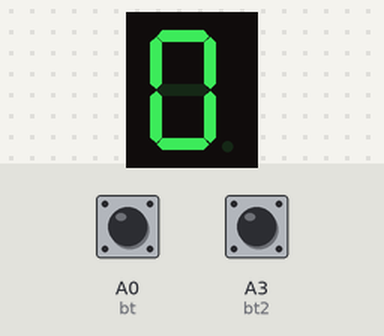
Bench run of a sketch on a simulated Arduino Uno, built with avr-gcc and run on an emulated ATmega328P. Shown: 1-digit seven-segment display. Wiring (inferred from the names in the program): 1-digit 7-segment display, segments lit when HIGH: segments pin 1, pin 2, pin 3, pin 4, pin 5, pin 6, pin 7, pin 0. The inputs (shaded band) are chosen by the test bench; at power-on: A0 (bt) HIGH, A3 (bt2) HIGH. EEPROM starts erased; the segment pins are drawn as the display they are named for.

Above: at 1.4 s.
1.5 s: A0 (bt) pulled LOW for 1 s
At 2.8 s:
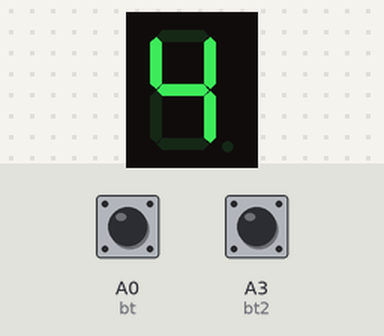
4.0 s: A0 (bt) pulled LOW for 0.15 s
At 4.7 s:
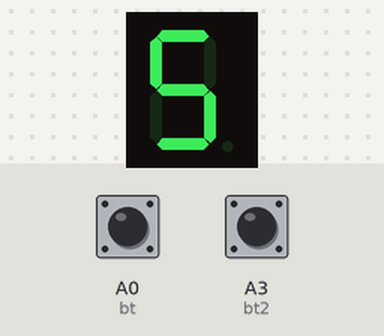
5.6 s: A3 (bt2) pulled LOW for 3.2 s
At 5.97 s:
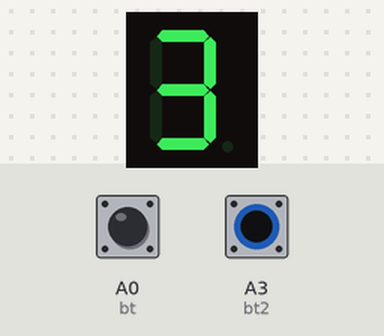
Timing chart, 0 to 8.6 s (numbered marks = the images above; inputs shaded):
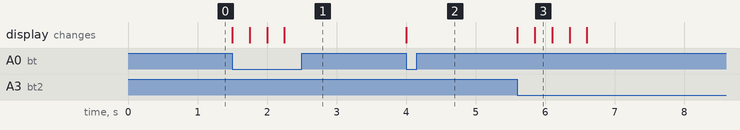

The sketch:

Display_crescente.ino
```cpp
#include <EEPROM.h>

/* Display crescente e decrescente de 7 segmentos. */

int contador;
int segA=1;
int segB=2;
int segC=3;
int segD=4;
int segE=5;
int segF=6;
int segG=7;
int segPD=0;
int bt=A0;
int bt2=A3;
int Delay=250;

void setup() {

 pinMode (segA,OUTPUT);
 pinMode (segB,OUTPUT);
 pinMode (segC,OUTPUT);
 pinMode (segD,OUTPUT);
 pinMode (segE,OUTPUT);
 pinMode (segF,OUTPUT);
 pinMode (segG,OUTPUT);
 pinMode (segPD,OUTPUT);
 pinMode (bt,INPUT_PULLUP);
 pinMode (bt2,INPUT_PULLUP);
 contador=EEPROM.read (0);
 if (contador==0xFF) contador=0;
 atualiza();
}


void loop() {

 //incrementa bt1
  if (digitalRead(bt)==0 && contador<9){
 contador++;
                                                                      //Salvar na EEPROM  EEPROM.write (end.,valor);
 EEPROM.write(0,contador);
 atualiza();
  }

  //decrementa bt2
 if (digitalRead(bt2)==0 && contador>0){
   contador--;
   EEPROM.write(0,contador);
 atualiza();
 }


}

    void atualiza(){
         if (contador==0) zero();
         if (contador==1) one();
         if (contador==2) two();
         if (contador==3) three();
         if (contador==4) four();
         if (contador==5) five();
         if (contador==6) six();
         if (contador==7) seven();
         if (contador==8) eight();
         if (contador==9) nine();
    }


 //Number 0
    void zero(){
  digitalWrite (segA,1);
 digitalWrite (segB,1);
 digitalWrite (segC,1);
 digitalWrite (segD,1);
 digitalWrite (segE,1);
 digitalWrite (segF,1);
 digitalWrite (segG,0);
 digitalWrite (segPD,0);
   delay (Delay);
    }

   //Number 1
   void one(){
 digitalWrite (segA,0);
 digitalWrite (segB,1);
 digitalWrite (segC,1);
 digitalWrite (segD,0);
 digitalWrite (segE,0);
 digitalWrite (segF,0);
 digitalWrite (segG,0);
 digitalWrite (segPD,0);
   delay (Delay);
   }

 //Number 2
   void two(){
 digitalWrite (segA,1);
 digitalWrite (segB,1);
 digitalWrite (segC,0);
 digitalWrite (segD,1);
 digitalWrite (segE,1);
 digitalWrite (segF,0);
 digitalWrite (segG,1);
 digitalWrite (segPD,0);
   delay (Delay);
   }

  //Number 3
   void three(){
 digitalWrite (segA,1);
 digitalWrite (segB,1);
 digitalWrite (segC,1);
 digitalWrite (segD,1);
 digitalWrite (segE,0);
 digitalWrite (segF,0);
 digitalWrite (segG,1);
 digitalWrite (segPD,0);
   delay (Delay);
   }

 //Number 4
   void four(){
 digitalWrite (segA,0);
 digitalWrite (segB,1);
 digitalWrite (segC,1);
 digitalWrite (segD,0);
 digitalWrite (segE,0);
 digitalWrite (segF,1);
 digitalWrite (segG,1);
 digitalWrite (segPD,0);
   delay (Delay);
   }

   //Number 5
   void five(){
 digitalWrite (segA,1);
 digitalWrite (segB,0);
 digitalWrite (segC,1);
 digitalWrite (segD,1);
 digitalWrite (segE,0);
 digitalWrite (segF,1);
 digitalWrite (segG,1);
 digitalWrite (segPD,0);
   delay (Delay);
   }

   //Number 6
  void six(){
 digitalWrite (segA,1);
 digitalWrite (segB,0);
 digitalWrite (segC,1);
 digitalWrite (segD,1);
 digitalWrite (segE,1);
 digitalWrite (segF,1);
 digitalWrite (segG,1);
 digitalWrite (segPD,0);
   delay (Delay);
  }

   //Number 7
  void seven(){
 digitalWrite (segA,1);
 digitalWrite (segB,1);
 digitalWrite (segC,1);
 digitalWrite (segD,0);
 digitalWrite (segE,0);
 digitalWrite (segF,0);
 digitalWrite (segG,0);
 digitalWrite (segPD,0);
   delay (Delay);
  }

   //Number 8
  void eight(){
 digitalWrite (segA,1);
 digitalWrite (segB,1);
 digitalWrite (segC,1);
 digitalWrite (segD,1);
 digitalWrite (segE,1);
 digitalWrite (segF,1);
 digitalWrite (segG,1);
 digitalWrite (segPD,0);
  delay (Delay);
  }

   //Number 9
  void nine(){
 digitalWrite (segA,1);
 digitalWrite (segB,1);
 digitalWrite (segC,1);
 digitalWrite (segD,1);
 digitalWrite (segE,0);
 digitalWrite (segF,1);
 digitalWrite (segG,1);
 digitalWrite (segPD,0);
  delay (Delay);
  }

    //Number NULL
  void nulo(){
 digitalWrite (segA,0);
 digitalWrite (segB,0);
 digitalWrite (segC,0);
 digitalWrite (segD,0);
 digitalWrite (segE,0);
 digitalWrite (segF,0);
 digitalWrite (segG,0);
 digitalWrite (segPD,0);
   delay (Delay);
  }
```

Measured:
- after the input at 1.5 s, the display: first changes at once (image 1 shows a later state)
- after the input at 4.0 s, the display: changes at once (image 2)
- after the input at 5.6 s, the display: first changes at once (image 3 shows a later state)
